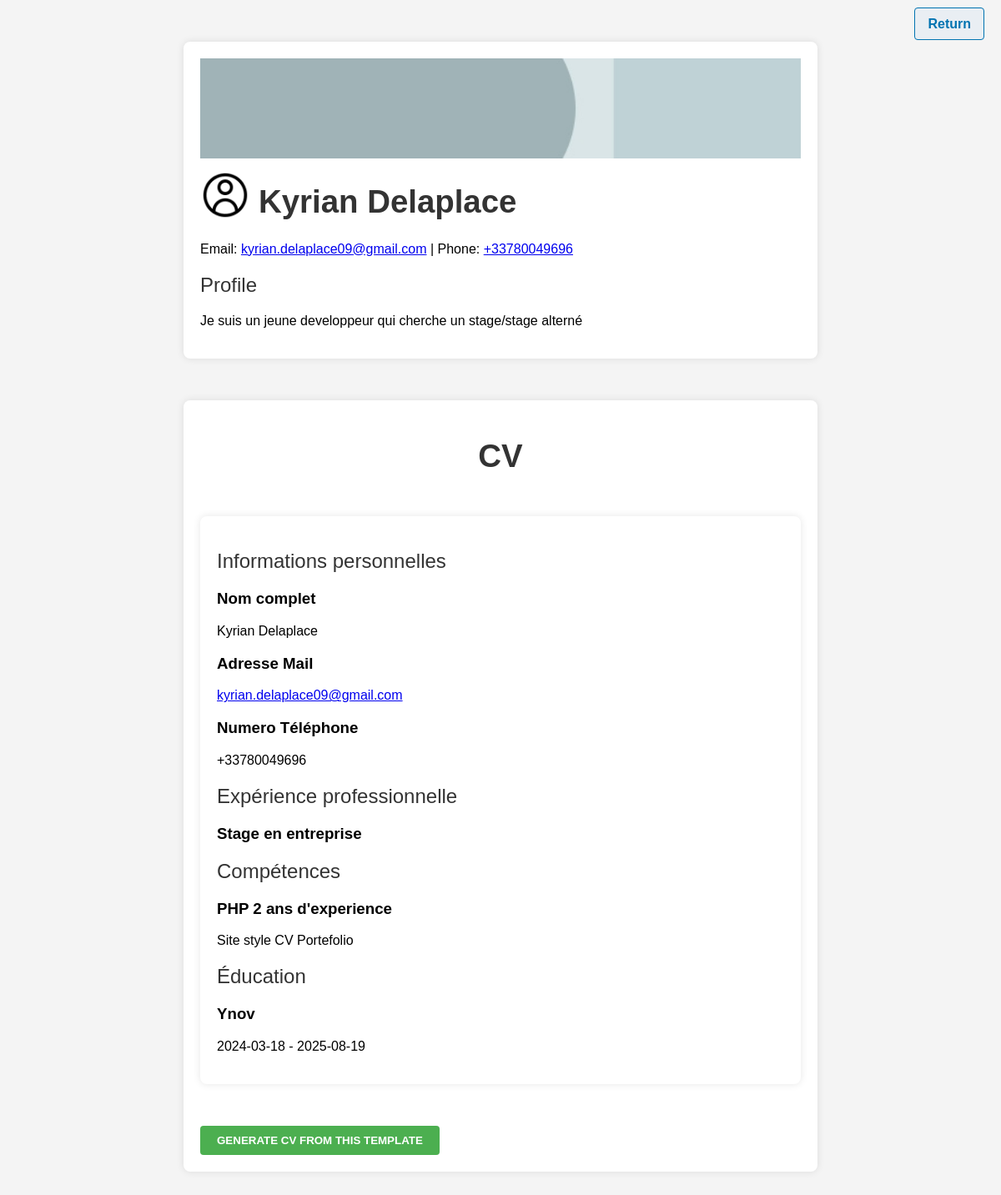
/src/User/profil.php?id=dc8963d0-267f-4dc5-b582-38ba0ea287af, run on the app's committed database.
### tables this page shows
CREATE TABLE Users (
    Id VARCHAR(36) PRIMARY KEY,
    First_name VARCHAR(25),
    Last_name VARCHAR(25),
    Email VARCHAR(50),
    Password VARCHAR(100),
    UserRole VARCHAR(50),
    UserText text,
    PhoneNB varchar(20),
    PP_User text,
    BackgroundUser text
);

CREATE TABLE ExpExternal (
    ExpExt_ID VARCHAR(36) PRIMARY KEY,
    Title VARCHAR(50),
    Description text,
    Start_Date DATE,
    End_Date DATE,
    CV_ID VARCHAR(36),
    FOREIGN KEY (CV_ID) REFERENCES CV (CV_ID)
);

CREATE TABLE Skills (
    Skill_ID VARCHAR(36) PRIMARY KEY,
    Title VARCHAR(50),
    Description text,
    YearsXP INT,
    CV_ID VARCHAR(36),
    FOREIGN KEY (CV_ID) REFERENCES CV (CV_ID)
);

CREATE TABLE EducationExt (
    EducationExt_ID VARCHAR(36) PRIMARY KEY,
    School VARCHAR(50),
    Start_Date DATE,
    End_Date DATE,
    CV_ID VARCHAR(36),
    FOREIGN KEY (CV_ID) REFERENCES CV (CV_ID)
);

### Web/src/User/profil.php (the view, shortened to what this page needs)
<?php
require_once __DIR__ . '/../Func/db.php';
$ExpExts = [];
$EduExts = [];
$Skills = [];
if (!isset($_GET['id'])) {
    if (isset($_COOKIE['UserTokenSession'])) {
        $userId = $_COOKIE['UserTokenSession'];
        $stmt = $pdo->prepare('SELECT * FROM Users WHERE Id = ?');
        $stmt->execute([$userId]);
        $personalInfo = $stmt->fetch();
        $stmt = $pdo->prepare('SELECT * FROM CV WHERE User_ID = ?');
        $stmt->execute([$userId]);
        $Cvinfo = $stmt->fetch();
    } else {
        header("Location: /");
    }
    if (isset($Cvinfo['CV_ID'])) {
        $stmt = $pdo->prepare('SELECT * FROM ExpExternal WHERE CV_ID = ?');
        $stmt->execute([$Cvinfo['CV_ID']]);
        $ExpExts = $stmt->fetchAll(PDO::FETCH_ASSOC);
        $stmt = $pdo->prepare('SELECT * FROM EducationExt WHERE CV_ID = ?');
        $stmt->execute([$Cvinfo['CV_ID']]);
        $EduExts = $stmt->fetchAll(PDO::FETCH_ASSOC);
        $stmt = $pdo->prepare('SELECT * FROM Skills WHERE CV_ID = ?');
        $stmt->execute([$Cvinfo['CV_ID']]);
        $Skills = $stmt->fetchAll(PDO::FETCH_ASSOC);
    }
} else {
    $voucherId = $_GET['id'];
    $stmt = $pdo->prepare('SELECT * FROM Users WHERE Id = ?');
    $stmt->execute([$voucherId]);
    $personalInfo = $stmt->fetch();
    $stmt = $pdo->prepare('SELECT * FROM CV WHERE User_ID = ?');
    $stmt->execute([$personalInfo['Id']]);
    $Cvinfo = $stmt->fetch();
    if (isset($Cvinfo['CV_ID'])) {
        $stmt = $pdo->prepare('SELECT * FROM ExpExternal WHERE CV_ID = ?');
        $stmt->execute([$Cvinfo['CV_ID']]);
        $ExpExts = $stmt->fetchAll(PDO::FETCH_ASSOC);
        $stmt = $pdo->prepare('SELECT * FROM EducationExt WHERE CV_ID = ?');
        $stmt->execute([$Cvinfo['CV_ID']]);
        $EduExts = $stmt->fetchAll(PDO::FETCH_ASSOC);
        $stmt = $pdo->prepare('SELECT * FROM Skills WHERE CV_ID = ?');
        $stmt->execute([$Cvinfo['CV_ID']]);
        $Skills = $stmt->fetchAll(PDO::FETCH_ASSOC);
    }
}
?>
<!DOCTYPE html>
<html lang="en">
<head>
    <link rel="stylesheet" href="../../static/profil.css">
</head>
<body>
    <div class="logout-container">
        <a href="/" class="logout">Return</a>
    </div>
    <div class="Header-container">
        <header>
            <? if (!is_null($personalInfo['BackgroundUser'])) : ?>
                <img src="/ImageUpload/Background/<?php echo $personalInfo['BackgroundUser'] ?>" alt="BackgroundUser" class="BackgroundImage">
            <? else : ?>
                <img src="/ImageUpload/Background/backgroundDefault.jpg" alt="BackgroundImage" class="BackgroundImage">
            <? endif; ?>
            <div style="display: flex; align-items: center; justify-content: space-between;">
                <div class="infoUser" style="display: flex; align-items: center;">
                    <form id="uploadForm" style="display: flex;" action="" method="POST" enctype="multipart/form-data">
                        <label for="PPupload">
                            <?php if (!is_null($personalInfo['PP_User'])) : ?>
                                <img src="./ImageUpload/UserPP/<?php echo htmlspecialchars($personalInfo['PP_User']); ?>" alt="PP User" class="PPUser" id="PPUser">
                            <?php else : ?>
                                <img src="/ImageUpload/UserPP/user_Img.png" alt="PP User" class="PPUser" id="PPUser">
                            <?php endif; ?>
                        </label>
                    </form>
                    <h1 style="margin-left: 10px"><?php echo $personalInfo['First_name'] ?> <?php echo $personalInfo['Last_name'] ?></h1>
                </div>
            </div>
        </header>
        <p>Email: <a href="mailto:<? echo $personalInfo['Email'] ?>"><? echo $personalInfo['Email'] ?></a> | Phone:
            <? if (!is_null($personalInfo['PhoneNB'])): ?>
                <a href="tel:<? $personalInfo['PhoneNB']; ?>"><?php echo $personalInfo['PhoneNB']; ?></a>
            <? else : ?> Unknown
            <? endif; ?>
        </p>
        <?php if (isset($personalInfo) && !empty($personalInfo)): ?>
            <section class="profile">
                <h2>Profile</h2>
                <p><?php echo $personalInfo['UserText']; ?></p>
            </section>
        <?php else: ?>
            <section class="profile">
                <h2>No Profile Found</h2>
            </section>
        <?php endif; ?>
    </div>
    <div class="containerCV">
        <? if (isset($_COOKIE['UserTokenSession']) && isset($personalInfo) && $personalInfo['Id'] === $_COOKIE['UserTokenSession']) : ?>
            <h1 style="text-align:center;">Création et édition du CV</h1>
            <div class="container">
                <form action="" method="post" id="formCV">
                    <h2 style="text-align: center;">Titre - description</h2>
                    <label for="TitleUser">Titre</label>
                    <input type="text" id="Title" name="TitleUser" value="<? echo $Cvinfo['Title'] ?? "" ?>" required>
                    <label for="DescriptionUser">Description</label>
                    <input type="text" id="Description" name="DescriptionUser" value="<? echo $Cvinfo['Description'] ?? "" ?>" required>
                    <h3>Numero Téléphone</h3>
                    <p><? echo $personalInfo['PhoneNB'] ?></p>
                    <h2>Expérience professionnelle</h2>
                    <div id="exp-container">
                        <? foreach ($ExpExts as $exp) { ?>
                            <div>
                                <label for="experience">Résumé de l'expérience</label>
                                <input type="text" id="Title" name="experienceTitle[]" placeholder="Title" value="<? echo $exp['Title'] ?? "" ?>">
                                <input type="text" id="Description" name="experienceDesc[]" placeholder="Description" value="<? echo $exp['Description'] ?? "" ?>">
                                <input type="date" id="Description" name="experienceStart[]" placeholder="DateStart" value="<? echo $exp['Start_Date'] ?? "" ?>">
                                <input type="date" id="Description" name="experienceEnd[]" placeholder="DateEnd" value="<? echo $exp['End_Date'] ?? "" ?>">
                                <br><br>
                            </div>
                        <? } ?>
                        <button type="button" onclick="addExp()" class="AddButton">+</button>
                    </div>
                    <h2>Compétences</h2>
                    <div id="skill-container">
                        <? foreach ($Skills as $skill) { ?>
                            <div>
                                <label for="skills">Liste des compétences</label>
                                <input type="text" id="Title" name="skillTitle[]" placeholder="Title" value="<? echo $skill['Title'] ?? "" ?>">
                                <input type="text" id="Description" name="skillDesc[]" placeholder="Description" value="<? echo $skill['Description'] ?? "" ?>">
                                <input type="number" id="Description" name="skillYear[]" placeholder="YearsXP" value="<? echo $skill['YearsXP'] ?? "" ?>">
                            </div>
                        <? } ?>
                        <button type="button" onclick="addSkill()" class="AddButton">+</button>
                    </div>
                    <h2>Éducation</h2>
                    <div id="edu-container">
                        <? foreach ($EduExts as $edu) { ?>
                            <div>
                                <label for="education">Formation académique</label>
                                <input type="text" id="Title" name="EducationSchool[]" placeholder="School Name" value="<? echo $edu['School'] ?? "" ?>">
                                <input type="date" id="Description" name="EducationStart[]" placeholder="DateStart" value="<? echo $edu['Start_Date'] ?? "" ?>">
                                <input type="date" id="Description" name="EducationEnd[]" placeholder="DateEnd" value="<? echo $edu['End_Date'] ?? "" ?>">
                            </div>
                        <? } ?>
                        <button type="button" onclick="addEducation()" class="AddButton">+</button>
                    </div>
                    <button type="submit" class="register">Enregistrer le CV</button>
                </form>
                <form id="pdfForm">
                    <button type="submit">Generate CV from this template</button>
                </form>
            </div>
        <? else : ?>
            <? if ($Cvinfo === " ") { ?>
                <h1 style="text-align:center;">Cette personne n'a pas posté de CV</h1>
            <? } else { ?>
                <h1 style="text-align:center;">CV</h1>
                <div class="container" style="width: auto" id="formCV">
                    <h2>Informations personnelles</h2>
                    <h3>Nom complet</h3>
                    <p><? echo $personalInfo['First_name'] ?> <? echo $personalInfo['Last_name'] ?></p>
                    <h3>Adresse Mail</h3>
                    <a href="mailto:<? echo $personalInfo['Email'] ?>"><? echo $personalInfo['Email'] ?></a>
                    <h3>Numero Téléphone</h3>
                    <p><? echo $personalInfo['PhoneNB'] ?></p>
                    <h2>Expérience professionnelle</h2>
                    <? if (!is_null($ExpExts)) { ?>
                        <? foreach ($ExpExts as &$expExt) { ?>
                            <h3><? echo $expExt['Title'] ?></h3>
                        <? } ?>
                    <? } ?>
                    <h2>Compétences</h2>
                    <? foreach ($Skills as &$skill) { ?>
                        <h3><? echo $skill['Title'] ?> <? echo $skill['YearsXP'] ?> ans d'experience</h3>
                        <p><? echo $skill['Description'] ?></p>
                    <? } ?>
                    <h2>Éducation</h2>
                    <? foreach ($EduExts as &$EduExt) { ?>
                        <h3><? echo $EduExt['School'] ?> </h3>
                        <p><? echo $EduExt['Start_Date'] ?> - <? echo $EduExt['End_Date'] ?></p>
                    <? } ?>
                </div>
                <form id="pdfForm">
                    <button type="submit">Generate CV from this template</button>
                </form>
            <? } ?>
        <? endif; ?>
    </div>
</body>
</html>

### Web/static/profil.css (style rules this page uses)
body { font-family: Arial, sans-serif; background-color: #f4f4f4; margin: 0; padding: 0; }
.container { width: 60%; margin: 50px auto; background-color: #fff; padding: 20px; border-radius: 8px; box-shadow: 0 0 10px rgba(0, 0, 0, 0.1); flex-direction: column; }
h1 { font-size: 2.4rem; font-weight: bold; color: #333; margin-bottom: 10px; }
h2 { font-size: 1.5rem; font-weight: normal; color: #333; margin-bottom: 20px; }
label { display: block; margin: 10px 0 5px; font-weight: bold; }
button, .button { background-color: #4CAF50; color: white; padding: 10px 20px; border: none; border-radius: 4px; cursor: pointer; text-transform: uppercase; font-weight: bold; transition: background-color 0.3s; }
.logout-container { position: absolute; top: 20px; right: 20px; }
.logout { text-decoration: none; font-size: 16px; color: #0073b1; font-weight: bold; padding: 10px 15px; border: 1px solid #0073b1; border-radius: 4px; background-color: #e9eef3; transition: background-color 0.3s; }
.BackgroundImage { width: 100%; height: 15vh; }
.PPUser { max-height: 60px; max-width: 60px; border-radius: 100%; }
.Header-container { width: 60%; margin: 50px auto; background-color: #fff; padding: 20px; border-radius: 8px; box-shadow: 0 0 10px rgba(0, 0, 0, 0.1); flex-direction: column; }
.containerCV { width: 60%; margin: 50px auto; background-color: #fff; padding: 20px; border-radius: 8px; box-shadow: 0 0 10px rgba(0, 0, 0, 0.1); flex-direction: column; }

### data on the page
users: First_name "Kyrian", Last_name "Delaplace", Email "kyrian.delaplace09@gmail.com", PhoneNB "+33780049696", UserText "Je suis un jeune developpeur qui cherche un stage/stage alterné"
expexternal: Title "Stage en entreprise"
skills: Title "PHP", YearsXP "2", Description "Site style CV Portefolio"
educationext: School "Ynov", Start_Date "2024-03-18", End_Date "2025-08-19"
